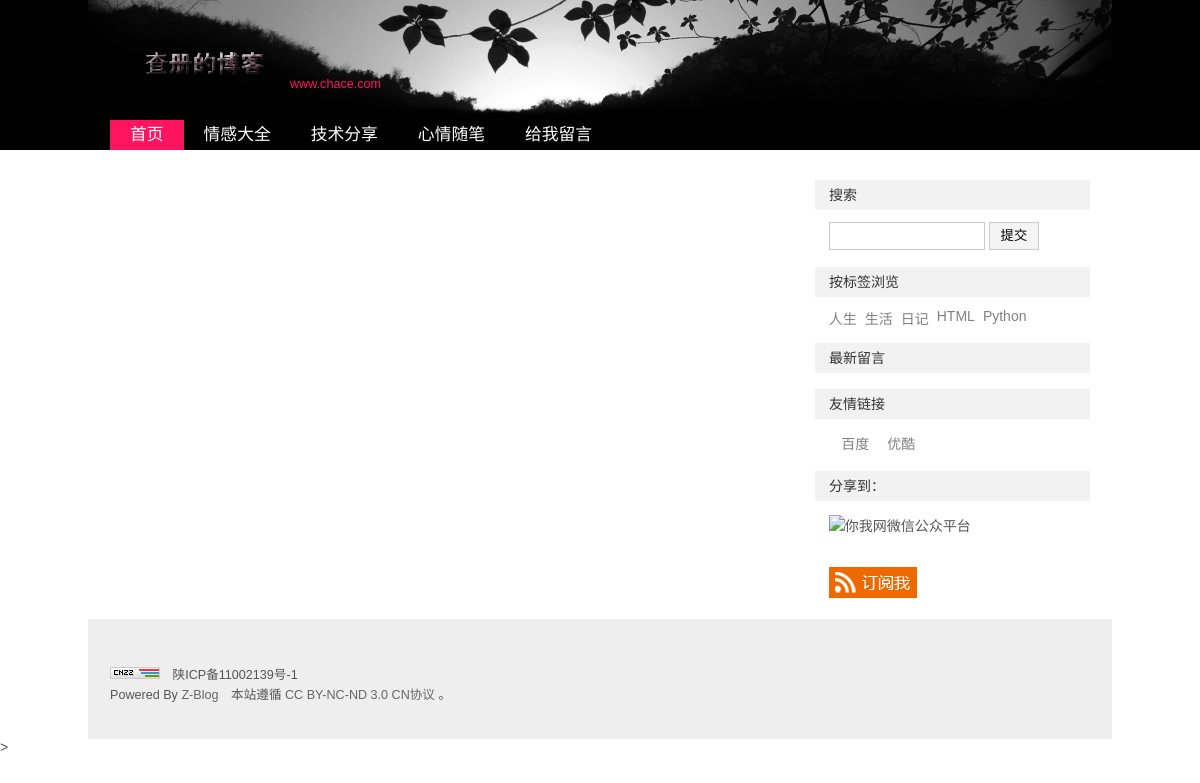
The app's page /bq/2/ with its own data.
### blog/models.py (models this page shows, shortened)
class Category(models.Model):
    name=models.CharField('标题',max_length=50)
    class Meta:
        verbose_name='分类'
        verbose_name_plural=verbose_name

class Tag(models.Model):
    name=models.CharField('标签',max_length=30,)
    class Meta:
        verbose_name="标签"
        verbose_name_plural=verbose_name

class link(models.Model):
    name=models.CharField('链接名称',max_length=30)
    link_url=models.URLField('链接地址')
    link_des=models.CharField('链接描述',max_length=54,null=True,blank=True)
    STATUS_CHOICES={
        ('t','true'),
        ('f','False')
    }
    status=models.CharField('状态',max_length=1,choices=STATUS_CHOICES)
    class Meta:
        verbose_name='友情链接'
        verbose_name_plural=verbose_name

### blog/views.py (the view)
# urls.py: url(r'^bq/(\d+)/$',views.bq,name='bq'),
def bq(request,id):
    ccc=Tag.objects.get(id=id)
    blog=Blog.objects.filter(tag=ccc)
    tag=Tag.objects.all()
    link_=link.objects.all()
    cat =Category.objects.all()
    a=[]
    for i in blog:
        a.append(i.tag.all())
    blog=zip(blog,a)
    return render(request,'index.html',{'blog':blog,'cat':cat,'tag':tag,'link_':link_,'a':a})

### blog/templates/index.html (shortened to what this page needs)
{% load static %}
<!DOCTYPE html PUBLIC "-//W3C//DTD XHTML 1.0 Transitional//EN" "http://www.w3.org/TR/xhtml1/DTD/xhtml1-transitional.dtd">
<html xmlns="http://www.w3.org/1999/xhtml" xml:lang="zh-CN" lang="zh-CN">
<head>
</head>
<body>
    <div id="divAll">
        <div id="divPage">
            <div id="divMiddle">
                {% include 'play/top.html' %}
                {% include 'play/nav.html' %}
                {% include 'play/main.html' %}
                {% include 'play/right.html' %}
                {% include 'play/bottom.html' %}
    </div>>
</body>
</html>

### blog/templates/play/nav.html (shortened to what this page needs)
{% load static %}
<!DOCTYPE html>
<html lang="en">
<head>
    <link rel="stylesheet" rev="stylesheet" href="{% static 'css/default.css' %}" type="text/css" media="screen">
</head>
<body>
    <div id="divNavBar">
        <ul>
            <li><a href="/" class="on">首页</a></li>
            {% for i in cat %}
                <li><a href="{% url 'fl' i.id %}"  title="{{ i.name }}">{{ i.name }}</a></li>
            {% endfor %}
            <li><a href="{% url 'ly' %}" class="nn">给我留言</a></li>
        </ul>
            </div>
</body>
</html>

### blog/templates/play/right.html (shortened to what this page needs)
{% load static %}
<!DOCTYPE html>
<html lang="en">
<head>
    <link rel="stylesheet" rev="stylesheet" href="{{ url }}{% static 'css/default.css' %}" type="text/css" media="screen">
</head>
<body>
<div id="divSidebar">
    <dl class="function" id="divSearchPanel">
        <dt class="function_t">搜索</dt>
        <dd class="function_c">
            <div style="padding:0.5em 0 0.5em 1em;">
                <form method="post" action="#">
                    <input type="text" name="edtSearch" id="edtSearch" size="12">
                    <input type="submit" value="提交" name="btnPost" id="btnPost">
                </form>
            </div>
        </dd>
    </dl>
    <dl class="function" id="divTags">
        <dt class="function_t">按标签浏览</dt>
        <dd class="function_c">
            <ul>{% for i in tag %}
                <li class="tag-name tag-name-size-2"><a href="{{url}}{% url 'bq' i.id%}">{{ i.name }}</a></li>
                {% endfor %}    </ul>
        </dd>
    </dl>
    <dl class="function" id="divComments">
        <dt class="function_t">最新留言</dt>
        <dd class="function_c">
            <ul>
            </ul>
        </dd>
    </dl>
    <dl class="function" id="divLinkage">
        <dt class="function_t">友情链接</dt>
        <dd class="function_c">
            <ul>
                <li>{% for i in link_ %}
                    <a href="{{ i.link_url }}" target="_blank">{{ i.name }}</a>
                    {% endfor %}
                </li>
            </ul>
        </dd>
    </dl><dl class="function" id="divMisc">
    <dt class="function_t">分享到：</dt>
    <dd class="function_c">
        <ul><li><img src="#" height="110" width="110" border="0" alt="你我网微信公众平台" title="微信扫一扫，关注圈圈的最新消息。"></li><li></li><li><a href="http://www.youmew.com/feed.asp" target="_blank"><img src="./你我网 - www.Youmew.com_files/rss.png" height="31" width="88" border="0" alt="订阅本站的 RSS 2.0 新闻聚合"></a></li></ul>
    </dd>
</dl>
</div>
</body>
</html>

### blog/static/css/default.css (style rules this page uses)
body { margin:0; padding:0; color:#555555; font-size:14px; font-family: "微软雅黑", "宋体", "Trebuchet MS", Tahoma, Arial, sans-serif; background:url("../img/bg-top.png") repeat-x 0 0; }
a { text-decoration: none; }
a:link { color: #000000; }
ol,ul { list-style-type:none; list-style-position : outside; margin:0 0 0 0; padding:0 0 0 0; }
li { margin:0 0 0 0; padding:0 0 0 0; }
img { border:0; }
dl { margin:0 0 0 0; padding:0 0 0 0; }
dd { margin:0 0 0 0; padding:0 0 0 0; }
dt { margin:0 0 0 0; padding:0 0 0 0; }
#divAll { width:1024px; margin:0 auto; padding:0 0 0 0; text-align:center; background-image: url(../img/bg-nav.jpg); background-repeat: no-repeat; background-position: center top; }
#divPage { width:100%; margin:0 auto; padding:0 0 0 0; text-align:center; text-align:center; background:url("../img/bg-bottom.png") repeat-x 0 bottom; }
#divMiddle { width:980px; margin:0 auto 0 auto; padding:0 0 0 0; text-align:left; }
#divSidebar { width:275px; margin:10px 0 0 0; padding:0 0 0 0; text-align:left; float:right; }
#divNavBar { float:right; width:100%; height:50px; color:#000; }
#divNavBar ul { margin:0; padding:0 0 0 0; float:left; }
#divNavBar li { float:left; padding:0 0 0 0; margin:0 0 0 0; font-size:1.2em; }
#divNavBar a { float:left; text-decoration: none; line-height:16px; margin-top: 0; margin-right: 0; margin-bottom: 0px; margin-left: 0px; padding-top: 7px; padding-right: 20px; padding-bottom: 7px; padding-left: 20px; }
#divNavBar a.on { color: white; background-color: #ff1461; }
#divNavBar a:link { color: white; }
.function { float:left; width:100%; margin:0 0 10px 0; padding:0; text-align:left; }
.function .function_t { font-size:1em; height:20px; line-height:20px; color:#333333; background-color: #f2f2f2; margin-bottom: 5px; padding-top: 5px; padding-bottom: 5px; padding-left: 1em; }
.function ul { text-align:left; width:95%; margin:0 0 0 0; padding:0 0 0 5%; border-top:1px solid #FFFFFF; list-style-position:outside; list-style-type:none; }
.function li { font-size:1em; margin:0 0 0 0; padding:8px 0 8px 0.9em; background:url("default/pointblue.gif") no-repeat 0 16px; width:auto; }
.function .function_c div { padding-top: 0em; padding-right: 0; padding-bottom: 0em; padding-left: 0em; }
.function a { color:gray; }
#divMisc li { padding-left:0em; background:none; }
#divSearchPanel input[type="text"] { border:1px solid #cccccc; height:24px; line-height:24px; width:150px; }
#divSearchPanel input[type="submit"] { border:1px solid #CCCCCC; height:28px; line-height:24px; width:50px; margin-left:0px; background-color: #f4f4f4; }
#divTags { padding:0 0 0 0; }
#divTags li { white-space: nowrap; float:left; background:none; padding-left:0; padding-right:0.5em; padding: 5px 8px 5px 0; display: inline; clear : none; }

### records on screen
Category: name "情感大全"
Category: name "技术分享"
Category: name "心情随笔"
Tag: name "人生"
Tag: name "生活"
Tag: name "日记"
Tag: name "HTML"
Tag: name "Python"
link: name "百度"
link: name "优酷"
